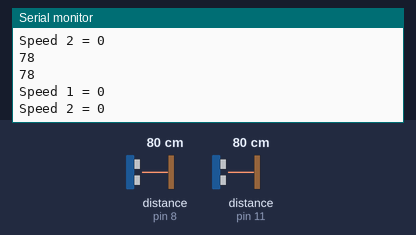
Recording of a sketch running on a simulated Arduino Uno, built with avr-gcc and run on an emulated ATmega328P. Shown: the last lines printed to the serial monitor. Wiring (inferred from the names in the program): 2 × ultrasonic range finder: trigger pin 9, echo pin 8 / trigger pin 10, echo pin 11. Inputs (shaded band) come from the test bench; at power-on: distance to the obstacle (sensors on pin 8, pin 11) 80 cm. The echo pulse lasts 58.3 µs per cm.

Above: at 1.2 s.
1.3 s: distance to the obstacle (sensor on pin 8) set to 120 cm
At 1.35 s:
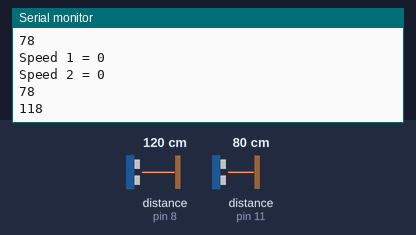
4.3 s: distance to the obstacle (sensor on pin 8) set to 4 cm
At 4.3 s:
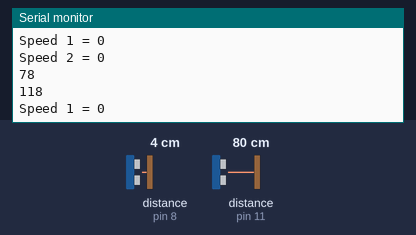
7.3 s: distance to the obstacle (sensor on pin 11) set to 2 cm
At 7.8 s:
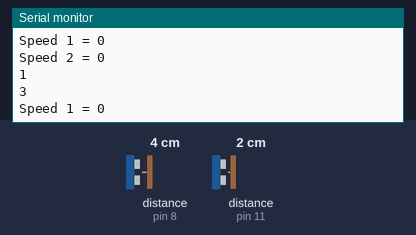
8.8 s: distance to the obstacle (sensor on pin 11) set to 18 cm
At 9.6 s:
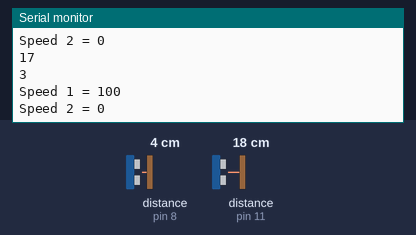
Timing chart, 0 to 11.8 s (numbered marks = the images above; inputs shaded):
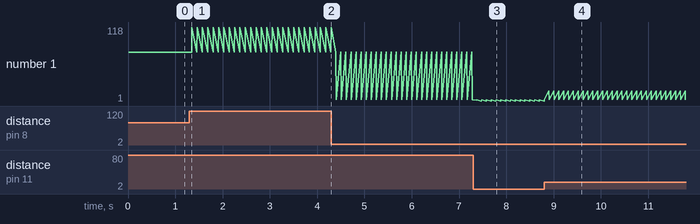

Measured:
- after the input at 1.3 s, the serial monitor: prints a new line after 0.05 s (image 1)
- after the input at 7.3 s, the serial monitor: prints a new line after 0.07 s (image 3)
- after the input at 8.8 s, the serial monitor: prints a new line after 0.10 s (image 4)
- plotted number 1: 78 → 118 after the input at 1.3 s, 118 → 3 after the input at 4.3 s

The sketch:

temp_object_tracker.ino
```cpp
// defines pins numbers
#define echo_pin_1 11
#define trig_pin_1 10
#define echo_pin_2 8
#define trig_pin_2 9

#define no_of_ultrasonics 2
#define no_of_motors 2

const int echo_pins[] = {11, 8};
const int trig_pins[] = {10, 9};

const int poles_1[] = {3, 6, 40, 36};
const int poles_2[] = {2, 7, 41, 37};
const int    pwms[] = {12, 13, 5, 4};

// defines variables
long int duration;
int distance;
int speed_1 = 100;
int speed_2 = 100;

//setting up cutoffs :
#define cut_low 0
#define cut_high 1000
#define no_obstacle_low 1001
#define no_obstacle_high 15000
#define something_blocked_low 15001

//setting up ultrasonic:
struct ultrasonic{
  int trig_pin;
  int echo_pin;
};
struct ultrasonic u[no_of_ultrasonics];

struct motor{
    int pole_1;
    int pole_2;
    int pwm;
};

struct motor motors[no_of_motors];

//thresholds
int min_range = 5;
int max_range = 25;
int base_speed = 100;
int scale_speed = 10;

void setup() {

    for(int i = 0; i<no_of_ultrasonics; i++){
        u[i].echo_pin = echo_pins[i];
        pinMode(echo_pins[i], INPUT);

        u[i].trig_pin = trig_pins[i];
        pinMode(trig_pins[i], OUTPUT);
    }

    for(int i = 0; i<no_of_motors; i++){
        pinMode(motors[i].pole_1, OUTPUT);
        digitalWrite(motors[i].pole_1, LOW);

        pinMode(motors[i].pole_2, OUTPUT);
        digitalWrite(motors[i].pole_2, HIGH);

        pinMode(motors[i].pwm, OUTPUT);
    }
    Serial.begin(9600); // Starts the serial communication

}

boolean in_between(long int val, long int low, long int high){
  if(val>=low && val<high){
    return true;
  }
  else{
    return false;
  }
}

int get_distance(struct ultrasonic u){

    digitalWrite(u.trig_pin, LOW);
    delayMicroseconds(10);
    digitalWrite(u.trig_pin, HIGH);
    delayMicroseconds(10);
    digitalWrite(u.trig_pin, LOW);

    // Reads the echoPin, returns the sound wave travel time in microseconds
    duration = pulseIn(u.echo_pin, HIGH, 50000);

    // Calculating the distance
    distance = duration*0.034/2;

    return distance;
}

boolean in_range(int value, int low, int high){
  if(value>low && value<=high){
    return true;
  }
  return false;
}

void loop() {

    int distance_1 = get_distance(u[0]);
    int distance_2 = get_distance(u[1]);

    Serial.println(distance_1);
    Serial.println(distance_2);

    if(in_range(distance_1, min_range, max_range) && in_range(distance_2, min_range, max_range)){
        speed_1 = base_speed + scale_speed*distance_1/(distance_1+distance_2+1);
        speed_2 = base_speed + scale_speed*distance_2/(distance_1+distance_2+1);
    }
    else if(in_range(distance_2, min_range, max_range)){
        speed_2 = base_speed;
        speed_1 = 0;
    }
    else if(in_range(distance_1, min_range, max_range)){
        speed_2 = 0;
        speed_1 = base_speed;
    }
    else{
        speed_1 = 0;
        speed_2 = 0;
    }

    Serial.print("Speed 1 = ");
    Serial.print(speed_1);
    Serial.println();
    Serial.print("Speed 2 = ");
    Serial.print(speed_2);
    Serial.println();
    int speeds = 254;
    digitalWrite(motors[0].pwm, speeds);
    digitalWrite(motors[1].pwm, speeds);
    digitalWrite(motors[2].pwm, speeds);
    digitalWrite(motors[3].pwm, speeds);
    delay(100);
}
```
